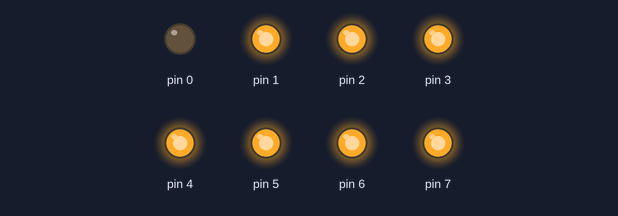
Recording of a sketch running on a simulated Arduino Uno, built with avr-gcc and run on an emulated ATmega328P. Shown: output pins drawn as LEDs (lit = HIGH).

Above: at 0.1 s.
At 0.7 s:
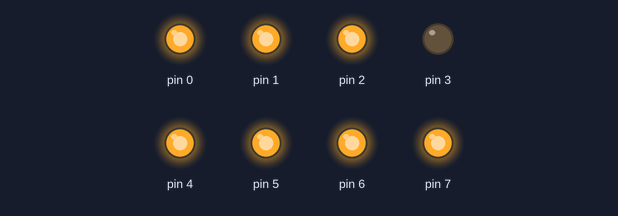
At 1.1 s:
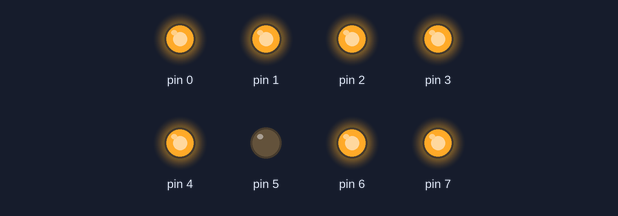
At 1.5 s:
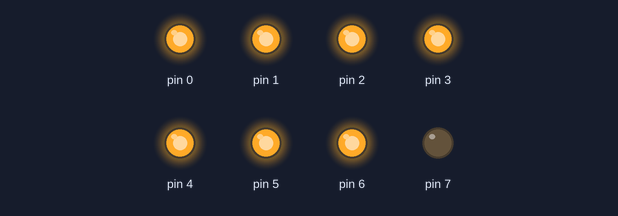
At 2.5 s:
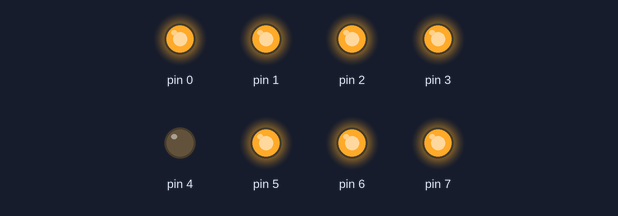
At 3.5 s:
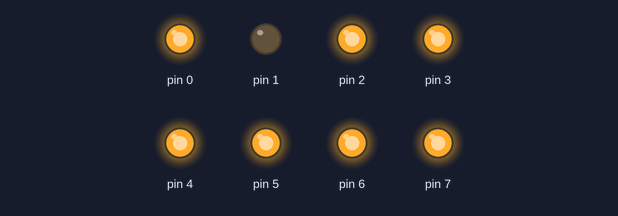
Timing chart, 0 to 3.8 s (numbered marks = the images above):
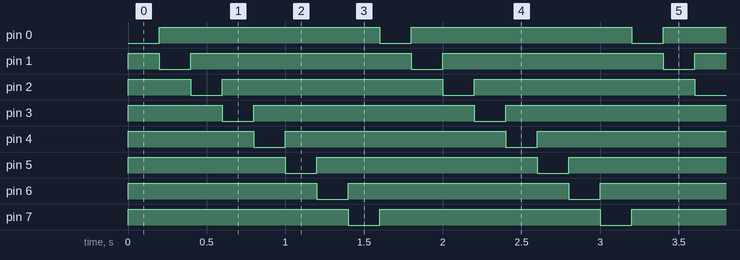

The sketch:

Blink8LED.ino
```cpp
void setup() {
  pinMode(0,OUTPUT);
  pinMode(1,OUTPUT);
  pinMode(2,OUTPUT);
  pinMode(3,OUTPUT);
  pinMode(4,OUTPUT);
  pinMode(5,OUTPUT);
  pinMode(6,OUTPUT);
  pinMode(7,OUTPUT);

  digitalWrite(0, 1);
  digitalWrite(1, 1);
  digitalWrite(2, 1);
  digitalWrite(3, 1);
  digitalWrite(4, 1);
  digitalWrite(5, 1);
  digitalWrite(6, 1);
  digitalWrite(7, 1);


}

void loop()
{
  for(int i = 0; i <= 7; i++)
  {
    digitalWrite(i, 0);
    delay(200);
    digitalWrite(i, 1);
  }
}
```

Measured:
- by itself, pin 0–7: alternates HIGH for 1.4 s and LOW for 0.20 s
- by itself, everything shown: repeats every 1.6 s, in 8 steps
